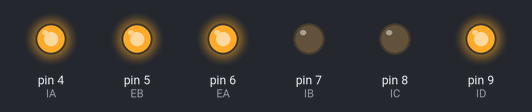
A sketch run on a simulated Arduino Uno, built with avr-gcc and run on an emulated ATmega328P. On the bench: output pins drawn as LEDs (lit = HIGH).

Above: at 0.1 s.
At 3.1 s:
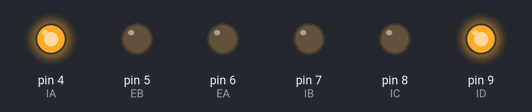
At 4.1 s:
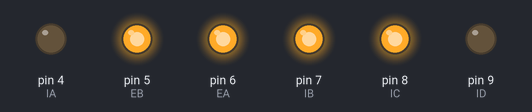
At 8.1 s:
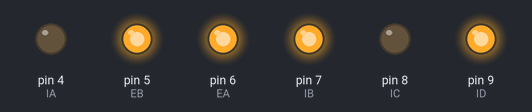
At 12.1 s:
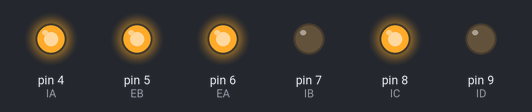
At 15.1 s:
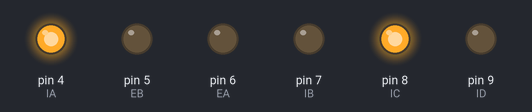
Timing chart, 0 to 16.6 s (numbered marks = the images above):
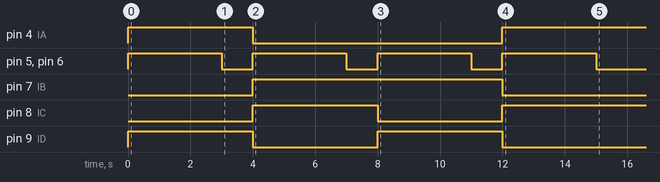

The sketch:

test_motor.ino
```cpp
const byte EA = 6;
const byte EB = 5;

const byte IA = 4;
const byte IB = 7;
const byte IC = 8;
const byte ID = 9;

void hold()
{
  analogWrite(EA, 0);
  analogWrite(EB, 0);
}

void forward(byte s)
{
  analogWrite(EA, s);
  analogWrite(EB, s);
  digitalWrite(IA, HIGH);
  digitalWrite(IB, LOW);
  digitalWrite(IC, LOW);
  digitalWrite(ID, HIGH);
}

void backward(byte s)
{
  analogWrite(EA, s);
  analogWrite(EB, s);
  digitalWrite(IA, LOW);
  digitalWrite(IB, HIGH);
  digitalWrite(IC, HIGH);
  digitalWrite(ID, LOW);
}

void left(byte s)
{
  analogWrite(EA, s);
  analogWrite(EB, s);
  digitalWrite(IA, LOW);
  digitalWrite(IB, HIGH);
  digitalWrite(IC, LOW);
  digitalWrite(ID, HIGH);
}

void right(byte s)
{
  analogWrite(EA, s);
  analogWrite(EB, s);
  digitalWrite(IA, HIGH);
  digitalWrite(IB, LOW);
  digitalWrite(IC, HIGH);
  digitalWrite(ID, LOW);
}

////////////////
void setup() {
  pinMode(EA,OUTPUT);//output
  pinMode(EB,OUTPUT);
  pinMode(IA,OUTPUT);
  pinMode(IB,OUTPUT);
  pinMode(IC,OUTPUT);
  pinMode(ID,OUTPUT);

  byte lspeed = 255;
  byte rspeed = 255;
  forward(lspeed);
  delay(3000);
  hold();
  delay(1000);

  backward(lspeed);
  delay(3000);
  hold();
  delay(1000);

  left(lspeed);
  delay(3000);
  hold();
  delay(1000);

  right(lspeed);
  delay(3000);
  hold();
  delay(1000);
}

void loop()
{
}
```
